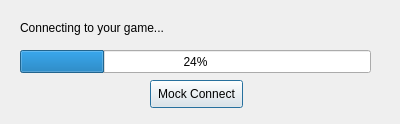
<?xml version="1.0" encoding="UTF-8"?>
<ui version="4.0">
 <class>ConnectWindow</class>
 <widget class="QDialog" name="ConnectWindow">
  <property name="geometry">
   <rect>
    <x>0</x>
    <y>0</y>
    <width>400</width>
    <height>124</height>
   </rect>
  </property>
  <property name="windowTitle">
   <string>Dialog</string>
  </property>
  <widget class="QProgressBar" name="pbLoadProgr">
   <property name="geometry">
    <rect>
     <x>20</x>
     <y>50</y>
     <width>351</width>
     <height>23</height>
    </rect>
   </property>
   <property name="value">
    <number>24</number>
   </property>
  </widget>
  <widget class="QLabel" name="labelConnectMsg">
   <property name="geometry">
    <rect>
     <x>20</x>
     <y>20</y>
     <width>161</width>
     <height>16</height>
    </rect>
   </property>
   <property name="text">
    <string>Connecting to your game...</string>
   </property>
  </widget>
  <widget class="QPushButton" name="dummyConnect">
   <property name="geometry">
    <rect>
     <x>150</x>
     <y>80</y>
     <width>93</width>
     <height>28</height>
    </rect>
   </property>
   <property name="text">
    <string>Mock Connect</string>
   </property>
  </widget>
 </widget>
 <resources/>
 <connections/>
</ui>
